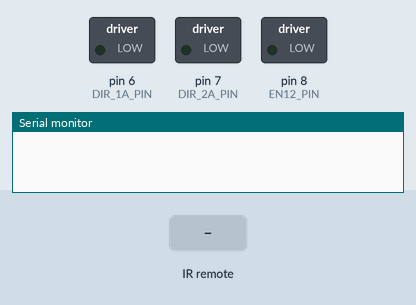
Simulated run of this sketch. Board: Arduino Uno, built with avr-gcc and run on an emulated ATmega328P. Parts: switched loads named in the sketch (green lamp = pin HIGH), the last lines printed to the serial monitor. The test bench sets the inputs (shaded band).

Above: at 1.2 s.
1.3 s: infrared code 0x1A received
At 2.3 s:
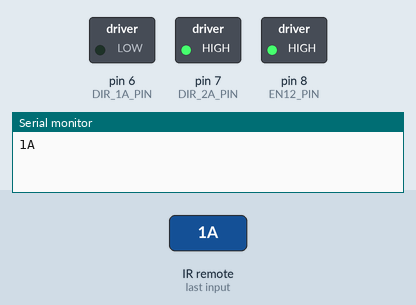
2.8 s: infrared code 0x1B received
At 3.5 s:
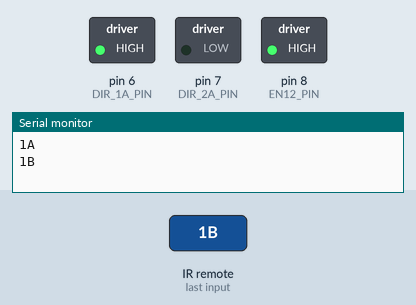
Timing chart, 0 to 5.8 s (numbered marks = the images above; inputs shaded):
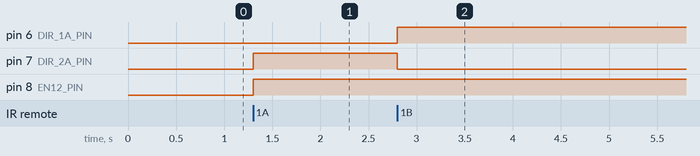

Measured:
- after the input at 1.3 s, pin 7 (DIR_2A_PIN), pin 8 (EN12_PIN): LOW → HIGH at once
- after the input at 2.8 s, pin 6 (DIR_1A_PIN): LOW → HIGH at once; pin 7 (DIR_2A_PIN): HIGH → LOW at once

The sketch:

receive.ino
```cpp
#include <IRremote.h>

#define IR_RECEIVE_PIN 3
IRrecv irrecv(IR_RECEIVE_PIN);
uint32_t NEC_received_command;

#define DIR_1A_PIN 6
#define DIR_2A_PIN 7
#define EN12_PIN 8

void dc_motor(int output_1, int output_2, int speed, int delay_ms) {
  digitalWrite(DIR_1A_PIN, output_1);
  digitalWrite(DIR_2A_PIN, output_2);
  analogWrite(EN12_PIN, speed);
  delay(delay_ms);
}

void setup() {
  pinMode(EN12_PIN, OUTPUT);
  pinMode(DIR_1A_PIN, OUTPUT);
  pinMode(DIR_2A_PIN, OUTPUT);

  Serial.begin(9600);
  irrecv.enableIRIn();
}
void loop() {
  if (irrecv.decode()) {
    NEC_received_command = irrecv.decodedIRData.command;
    Serial.println(NEC_received_command,HEX);

    if (NEC_received_command == 0x1A) {
      dc_motor(LOW, HIGH, 255, 0);
    } else if (NEC_received_command == 0x1B) {
      dc_motor(HIGH, LOW, 255, 0);
    }
    irrecv.resume();
  }
  // dc_motor(LOW, LOW, 0, 1000);
}
/***
Muốn quay liên tục thì để dc_motor(LOW, LOW, 0, 500); vào cuối và
 để delay khoảng 500 trong các hàm dc_motor: dc_motor(LOW, HIGH, 255, 500);
-> khi chỉnh như vậy thì nhớ chỉnh delay bên send cho hợp lý (1000)
***/
```
